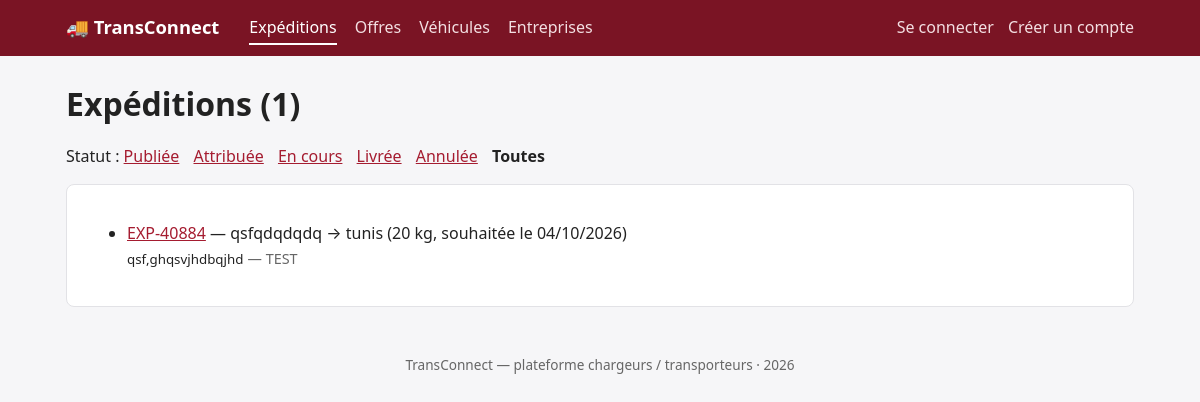
The app's page /expeditions/?statut=toutes, older data.
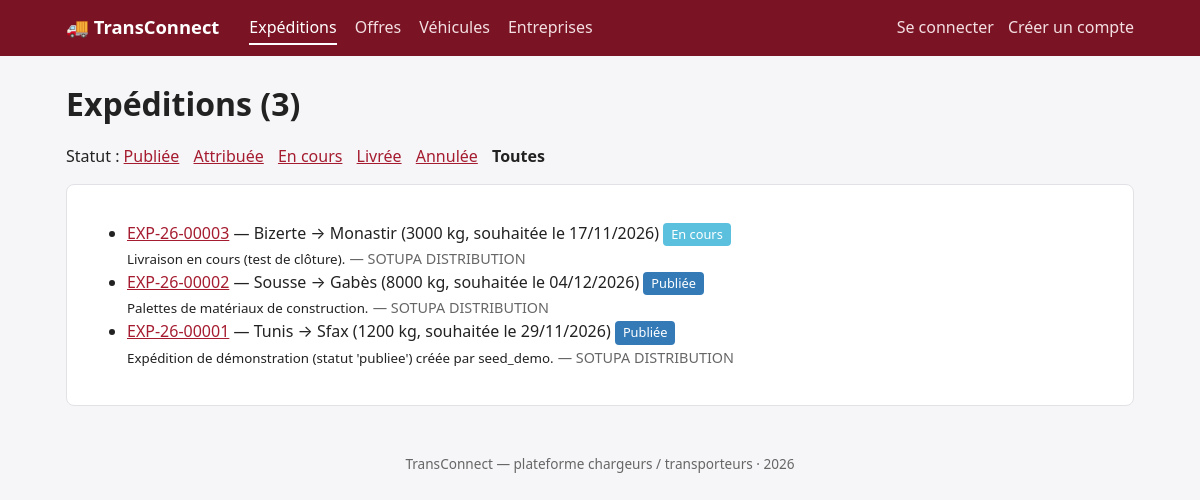
The same page, newer data.
### ExpeditionsApp/models.py (models this page shows, shortened)
class Expedition(models.Model):
    PUBLIEE = 'publiee'
    ATTRIBUEE = 'attribuee'
    EN_COURS = 'en_cours'
    LIVREE = 'livree'
    ANNULEE = 'annulee'
    STATUT_CHOICES = (
        (PUBLIEE, 'Publiée'),
        (ATTRIBUEE, 'Attribuée'),
        (EN_COURS, 'En cours'),
        (LIVREE, 'Livrée'),
        (ANNULEE, 'Annulée'),
    )
    reference = models.CharField(max_length=12, unique=True, editable=False)
    ville_depart = models.CharField(max_length=100)
    ville_arrivee = models.CharField(max_length=100)
    poids_kg = models.DecimalField(
        max_digits=10,
        decimal_places=2,
        validators=[MinValueValidator(Decimal('0.01'), "Le poids doit être strictement positif.")],
        help_text='Poids en kg',
    )
    date_souhaitee = models.DateField()
    description = models.TextField(blank=True)
    statut = models.CharField(max_length=15, choices=STATUT_CHOICES, default=PUBLIEE)
    entreprise = models.ForeignKey(
        'EntreprisesApp.Entreprise',
        on_delete=models.CASCADE,
        related_name='expeditions',
    )
    created_at = models.DateTimeField(auto_now_add=True)
    updated_at = models.DateTimeField(auto_now=True)
    class Meta:
        verbose_name = 'Expédition'
        verbose_name_plural = 'Expéditions'
        ordering = ['-created_at']

### EntreprisesApp/models.py (models this page shows, shortened)
class Entreprise(models.Model):
    TYPE_CHARGEUR = 'chargeur'
    TYPE_TRANSPORTEUR = 'transporteur'
    TYPE_CHOICES = (
        (TYPE_CHARGEUR, 'Chargeur'),
        (TYPE_TRANSPORTEUR, 'Transporteur'),
    )
    raison_sociale = models.CharField(max_length=150)
    matricule_fiscal = models.CharField(
        max_length=17, unique=True, validators=[valider_matricule_fiscal]
    )
    type_entreprise = models.CharField(max_length=15, choices=TYPE_CHOICES)
    adresse = models.TextField(
        validators=[MinLengthValidator(20, "L'adresse doit contenir au moins 20 caractères.")]
    )
    utilisateur = models.OneToOneField(
        Utilisateur,
        on_delete=models.CASCADE,
        related_name='entreprise',
        null=True,
        blank=True,
    )
    created_at = models.DateTimeField(auto_now_add=True)
    updated_at = models.DateTimeField(auto_now=True)
    class Meta:
        verbose_name = 'Entreprise'
        verbose_name_plural = 'Entreprises'
        ordering = ['raison_sociale']

### ExpeditionsApp/views.py (the view)
# urls.py: path('', views.ExpeditionListView.as_view(), name='liste'),
class ExpeditionListView(ListView):
    model = Expedition
    template_name = 'expeditions/liste.html'
    context_object_name = 'expeditions'
    paginate_by = 10
    def get_queryset(self):
        queryset = Expedition.objects.select_related('entreprise').order_by('-created_at')
        statut = self.request.GET.get('statut', Expedition.PUBLIEE)
        if statut != 'toutes':
            queryset = queryset.filter(statut=statut)
        return queryset
    def get_context_data(self, **kwargs):
        context = super().get_context_data(**kwargs)
        context['statut_courant'] = self.request.GET.get('statut', Expedition.PUBLIEE)
        context['statuts'] = Expedition.STATUT_CHOICES
        return context

### EntreprisesApp/context_processors.py (called while the page is built)
def entreprise_courante(request):
    return {'mon_entreprise': entreprise_de(getattr(request, 'user', None))}

### EntreprisesApp/mixins.py (called while the page is built)
def entreprise_de(user):
    return getattr(user, 'entreprise', None)

### ExpeditionsApp/templates/expeditions/liste.html (shortened to what this page needs)
{% extends 'base.html' %}
{% block content %}
<div class="actions">
  <h1 style="margin:0;">Expéditions ({% if page_obj %}{{ page_obj.paginator.count }}{% else %}{{ expeditions|length }}{% endif %})</h1>
</div>
<p class="filtres">
  Statut :
  {% for code, libelle in statuts %}
  <a href="?statut={{ code }}" {% if statut_courant == code %}class="actif"{% endif %}>{{ libelle }}</a>
  {% endfor %}
  <a href="?statut=toutes" {% if statut_courant == 'toutes' %}class="actif"{% endif %}>Toutes</a>
</p>
<div class="card">
  <ul>
    {% for expedition in expeditions %}
    <li>
      <a href="{% url 'expeditions:detail' expedition.reference %}">{{ expedition.reference }}</a>
      — {{ expedition.ville_depart }} → {{ expedition.ville_arrivee }}
      ({{ expedition.poids_kg|floatformat:0 }} kg,
      souhaitée le {{ expedition.date_souhaitee|date:"d/m/Y" }})
      <span class="badge b-{{ expedition.statut }}">{{ expedition.get_statut_display }}</span>
      <br>
      <small>{{ expedition.description|default:"Aucune description fournie."|truncatewords:15 }}</small>
      <small class="muted">— {{ expedition.entreprise.raison_sociale|upper }}</small>
    </li>
    {% empty %}
    <li>Aucune expédition disponible pour le moment.</li>
    {% endfor %}
  </ul>
</div>
{% endblock %}

Row changes from the older to the newer data that the page shows:
added Expedition: reference "EXP-26-00003", ville_depart "Bizerte", ville_arrivee "Monastir", poids_kg "3000", date_souhaitee "17/11/2026", statut "En cours", description "Livraison en cours (test de clôture).", entreprise.raison_sociale "SOTUPA DISTRIBUTION"
added Expedition: reference "EXP-26-00002", ville_depart "Sousse", ville_arrivee "Gabès", poids_kg "8000", date_souhaitee "04/12/2026", statut "Publiée", description "Palettes de matériaux de construction.", entreprise.raison_sociale "SOTUPA DISTRIBUTION"
changed Expedition: reference "EXP-40884" → "EXP-26-00001"; ville_depart "qsfqdqdqdq" → "Tunis"; ville_arrivee "tunis" → "Sfax"; poids_kg "20" → "1200"; date_souhaitee "04/10/2026" → "29/11/2026"; statut (not shown) → "Publiée"; description "qsf,ghqsvjhdbqjhd" → "Expédition de démonstration (statut 'publiee') créée par seed_demo."; entreprise.raison_sociale "TEST" → "SOTUPA DISTRIBUTION"
Text that changed along with them:
{{ page_obj.paginator.count }}: "1" → "3"
